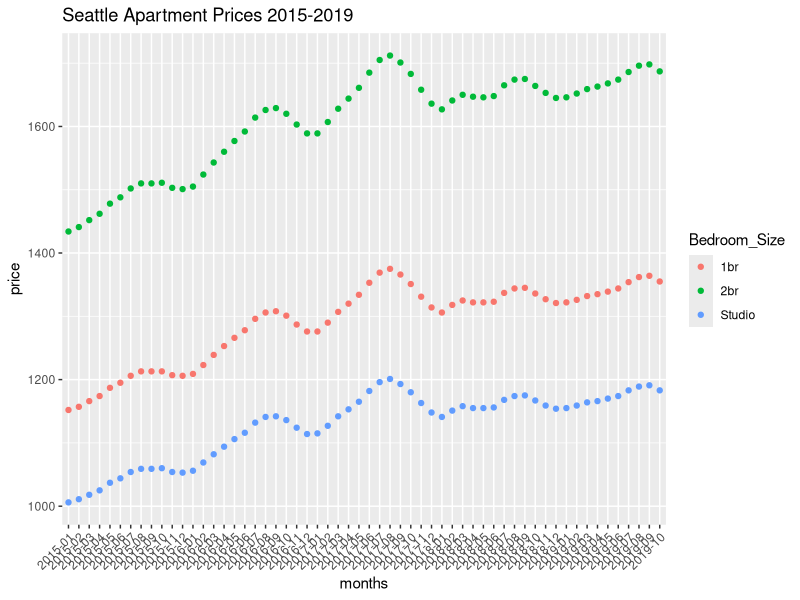

This chart was generated by the following R code:
library(ggplot2)
library(tidyr)
library(lubridate)

# Read the csv and store it under the name "avg_means"
avg_means <- read.csv("data/seattle_apt_2015_2019.csv",
                      stringsAsFactors = FALSE)
View(avg_means)


# Creates new dataframe with a column for all month dates
avg_means2 <- avg_means %>%
  gather(
    key = months,
    value = price,
    -Bedroom_Size
  )


# Removes the "X" and converts the months column into dates
avg_means2$months <- format(
  as.Date(avg_means2$months, format = "X%Y.%d"), "%Y-%d")
View(avg_means2)

# Return the first and last part of objects in the avg_means2 dataframe.
head(avg_means2)

# Creates a data plot.
ggplot() +
  # Points are placed the prices of housing for each month, separated by the
  # Bedroom Size.
  geom_point(data = avg_means2,
            aes(x = months, y = price, color = Bedroom_Size), group = 3
            ) +
  ggtitle("Seattle Apartment Prices 2015-2019") +
  # Turns the x-axis labels to 45 degrees so that it is readable
  # This solution was taken from the second answer in this post:
  # https://stackoverflow.com/questions/50399838/how-to-alternate-a-new-line
  # -for-overlapping-x-axis-labels
  theme(axis.text.x  = element_text(angle=45, hjust = 1))
